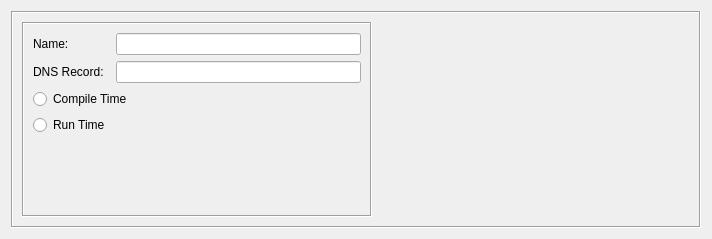
<?xml version="1.0" encoding="UTF-8"?>
<ui version="4.0">
 <class>DNSNameDialog_q</class>
 <widget class="QWidget" name="DNSNameDialog_q">
  <property name="geometry">
   <rect>
    <x>0</x>
    <y>0</y>
    <width>712</width>
    <height>239</height>
   </rect>
  </property>
  <property name="windowTitle">
   <string>DNS Name</string>
  </property>
  <layout class="QGridLayout" name="gridLayout_101">
   <item row="0" column="0">
    <widget class="QFrame" name="frame7">
     <property name="frameShape">
      <enum>QFrame::Shape::Box</enum>
     </property>
     <property name="frameShadow">
      <enum>QFrame::Shadow::Sunken</enum>
     </property>
     <layout class="QHBoxLayout" name="horizontalLayout">
      <item>
       <widget class="QFrame" name="frame17">
        <property name="sizePolicy">
         <sizepolicy hsizetype="Fixed" vsizetype="Preferred">
          <horstretch>0</horstretch>
          <verstretch>0</verstretch>
         </sizepolicy>
        </property>
        <property name="minimumSize">
         <size>
          <width>350</width>
          <height>16</height>
         </size>
        </property>
        <property name="maximumSize">
         <size>
          <width>350</width>
          <height>16777215</height>
         </size>
        </property>
        <property name="frameShape">
         <enum>QFrame::Shape::Box</enum>
        </property>
        <property name="frameShadow">
         <enum>QFrame::Shadow::Sunken</enum>
        </property>
        <layout class="QGridLayout" name="gridLayout">
         <item row="0" column="0">
          <widget class="QLabel" name="textLabel1">
           <property name="text">
            <string>Name:</string>
           </property>
           <property name="wordWrap">
            <bool>false</bool>
           </property>
          </widget>
         </item>
         <item row="0" column="1">
          <widget class="QLineEdit" name="obj_name">
           <property name="sizePolicy">
            <sizepolicy hsizetype="Preferred" vsizetype="Fixed">
             <horstretch>1</horstretch>
             <verstretch>0</verstretch>
            </sizepolicy>
           </property>
           <property name="minimumSize">
            <size>
             <width>0</width>
             <height>0</height>
            </size>
           </property>
          </widget>
         </item>
         <item row="1" column="0">
          <widget class="QLabel" name="textLabel2_2">
           <property name="text">
            <string>DNS Record:</string>
           </property>
           <property name="wordWrap">
            <bool>false</bool>
           </property>
          </widget>
         </item>
         <item row="1" column="1">
          <widget class="QLineEdit" name="dnsrec">
           <property name="sizePolicy">
            <sizepolicy hsizetype="Preferred" vsizetype="Fixed">
             <horstretch>0</horstretch>
             <verstretch>0</verstretch>
            </sizepolicy>
           </property>
           <property name="minimumSize">
            <size>
             <width>0</width>
             <height>0</height>
            </size>
           </property>
           <property name="toolTip">
            <string>DNS 'A' record name entered in this input field will be converted to
IP address using DNS query during policy compilation if checkbox 
&quot;Compile time&quot; is turned on, or during firewall policy activation if 
&quot;Run Time&quot; mode is used. This field can be automatically populated 
using object name, this is controlled by an option in the global 
Preferences dialog, tab &quot;Objects&quot;</string>
           </property>
          </widget>
         </item>
         <item row="2" column="0" colspan="2">
          <widget class="QRadioButton" name="r_compiletime">
           <property name="text">
            <string>Compile Time</string>
           </property>
          </widget>
         </item>
         <item row="3" column="0">
          <widget class="QRadioButton" name="r_runtime">
           <property name="text">
            <string>Run Time</string>
           </property>
          </widget>
         </item>
         <item row="4" column="0">
          <spacer name="verticalSpacer">
           <property name="orientation">
            <enum>Qt::Orientation::Vertical</enum>
           </property>
           <property name="sizeHint" stdset="0">
            <size>
             <width>20</width>
             <height>66</height>
            </size>
           </property>
          </spacer>
         </item>
        </layout>
       </widget>
      </item>
      <item>
       <widget class="CommentKeywords" name="commentKeywords" native="true">
        <property name="sizePolicy">
         <sizepolicy hsizetype="Expanding" vsizetype="Expanding">
          <horstretch>0</horstretch>
          <verstretch>0</verstretch>
         </sizepolicy>
        </property>
       </widget>
      </item>
     </layout>
    </widget>
   </item>
  </layout>
 </widget>
 <customwidgets>
  <customwidget>
   <class>CommentKeywords</class>
   <extends>QWidget</extends>
   <header>CommentKeywords.h</header>
   <container>1</container>
  </customwidget>
 </customwidgets>
 <tabstops>
  <tabstop>obj_name</tabstop>
  <tabstop>dnsrec</tabstop>
  <tabstop>r_runtime</tabstop>
 </tabstops>
 <resources>
  <include location="MainRes.qrc"/>
 </resources>
 <connections/>
 <slots>
  <slot>copyNameToRecord()</slot>
 </slots>
</ui>
